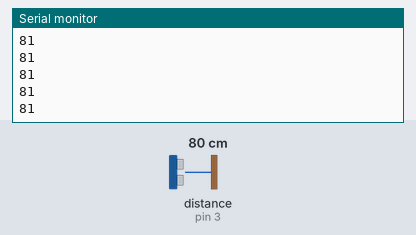
This sketch was run on a simulated Arduino Uno, built with avr-gcc and run on an emulated ATmega328P. Parts: the last lines printed to the serial monitor. The inputs (shaded band) are chosen by the test bench; at power-on: distance to the obstacle (sensor on pin 3) 80 cm. The echo pulse lasts 58.3 µs per cm.

Above: at 1.2 s.
1.3 s: distance to the obstacle (sensor on pin 3) set to 2 cm
At 1.31 s:
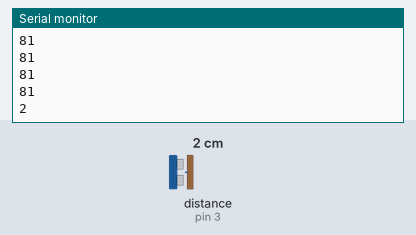
2.8 s: distance to the obstacle (sensor on pin 3) set to 4 cm
At 2.85 s:
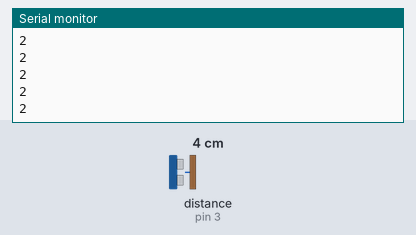
Timing chart, 0 to 5.8 s (numbered marks = the images above; inputs shaded):
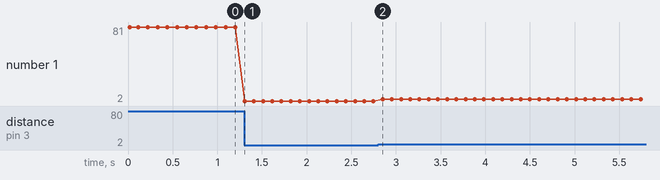

Measured:
- after the input at 1.3 s, the serial monitor: prints a new line at once (image 1)
- plotted number 1: 81 → 2 after the input at 1.3 s, 2 → 4 after the input at 2.8 s

The sketch:

sketch_codefest.ino
```cpp
// (licence header left out)
#include <SoftwareSerial.h>
#include <NewPing.h>

//Proximity Sensor definition
#define TRIGGER_PIN  2  // Arduino pin tied to trigger pin on the ultrasonic sensor.
#define ECHO_PIN     3  // Arduino pin tied to echo pin on the ultrasonic sensor.
#define MAX_DISTANCE 200 // Maximum distance we want to ping for (in centimeters). Maximum sensor distance is rated at 400-500cm.
unsigned int uS; // Ping time in microseconds
int distance; //distance in cm or m

NewPing sonar(TRIGGER_PIN, ECHO_PIN, MAX_DISTANCE); // NewPing setup of pins and maximum distance.

//BlueTooth Definition
#define ARD_RX 10 //Arduino pin tied to BlueTooth serial TX
#define ARD_TX 11 //Arduino pin tied to BlueTooth serial RX

SoftwareSerial btSerial(ARD_RX, ARD_TX);

void setup() {
  Serial.begin(9600);
  Serial.println("Enter AT command:");
  btSerial.begin(9600);
  btSerial.flush();
}

void loop(){
  // Send ping, get ping time in microseconds (uS).
  uS = sonar.ping();

  // Convert ping time to distance in cm and print result (0 = outside set distance range)
  int distance = (uS / US_ROUNDTRIP_CM);

  //write distance in Serial
  Serial.println(distance);

  //write distance in BlueTooth
  btSerial.print(distance);
  btSerial.print("#");

  //wait before sending the next ping
  delay(100);

}
```
